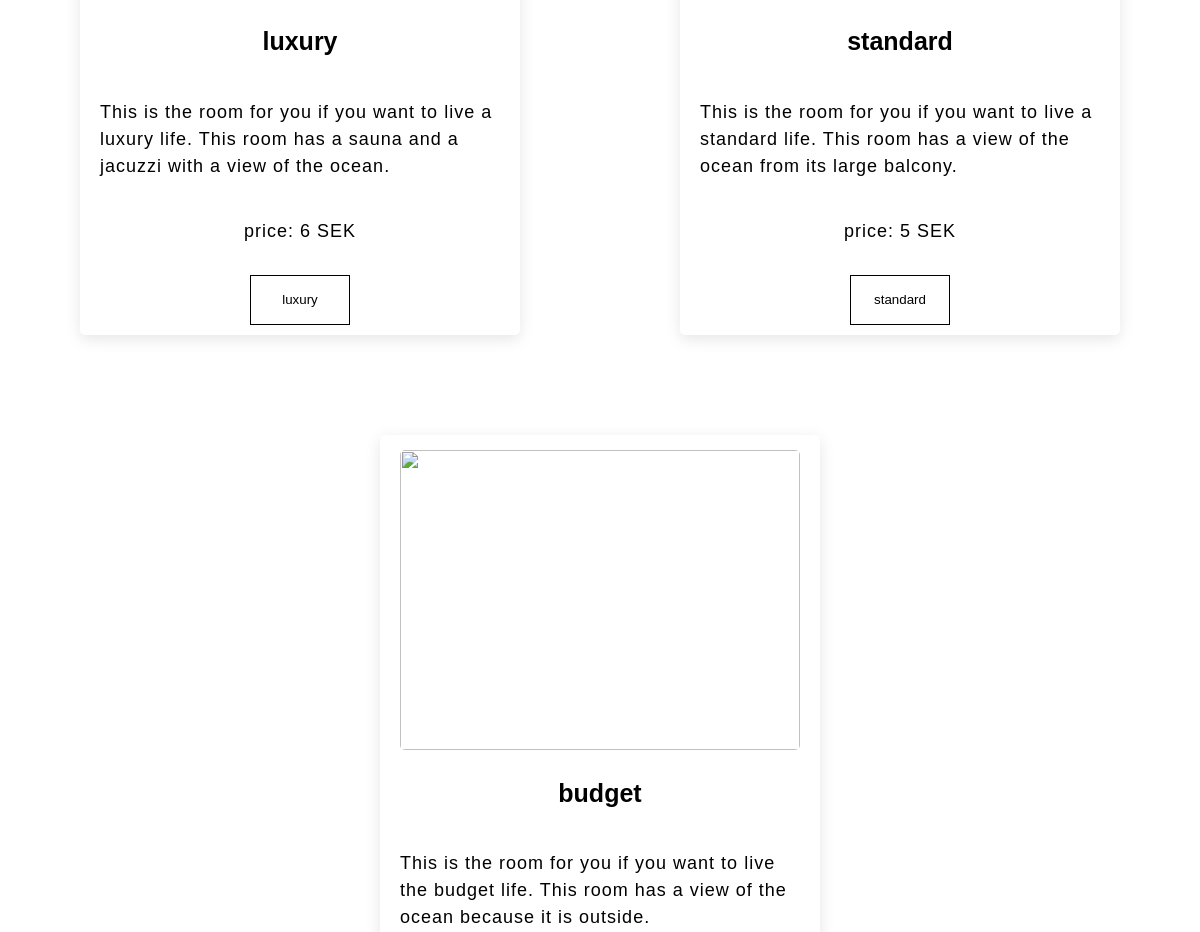
Before: / (middle part) with the older database file.
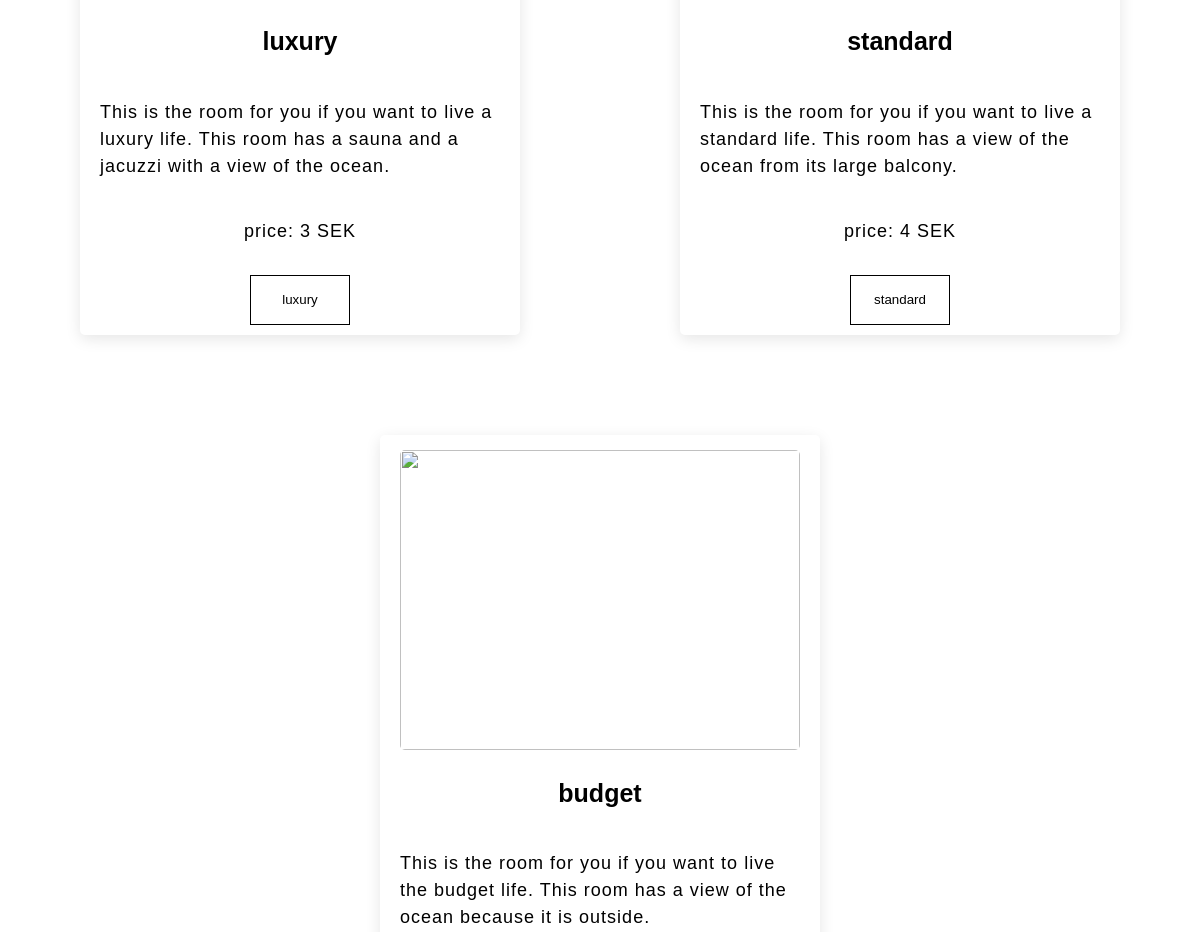
After: the same page with the newer database file.
### tables this page shows
CREATE TABLE prices (id integer primary key autoincrement, name varchar(20), price int, discount int);

### index.php (the view, shortened to what this page needs)
<?php
include_once __DIR__ . '/functions.php';
?>
<!DOCTYPE html>
<html lang="en">
<head>
  <link rel="stylesheet" href="css/index.css">
</head>
<body>
  <section class="room-select-section">
    <div class="room-select">
      <div class="room-card">
        <h3>luxury</h3>
        <p>This is the room for you if you want to live a luxury life. This room has a sauna and a jacuzzi with a view of the ocean.</p>
        <p>price: <?= $luxury_price = $db->query("SELECT price FROM prices WHERE name = 'luxury'")->fetchAll(PDO::FETCH_ASSOC)[0]['price'] ?> SEK</p>
        <a href="luxury.php">
          <button>luxury</button>
        </a>
      </div>
      <div class="room-card">
        <h3>standard</h3>
        <p>This is the room for you if you want to live a standard life. This room has a view of the ocean from its large balcony.</p>
        <p>price: <?= $standard_price = $db->query("SELECT price FROM prices WHERE name = 'standard'")->fetchAll(PDO::FETCH_ASSOC)[0]['price'] ?> SEK</p>
        <a href="standard.php">
          <button>standard</button>
        </a>
      </div>
      <div class="room-card">
        <img src="images/outside-room.jpg" alt="">
        <h3>budget</h3>
        <p>This is the room for you if you want to live the budget life. This room has a view of the ocean because it is outside.</p>
      </div>
    </div>
  </section>
</body>
</html>

### css/index.css (style rules this page uses)
html { scroll-behavior: smooth; }
body { margin: 0; padding: 0; background: #f1f1f1; cursor: default; font-family: 'neue-montreal-regular', sans-serif; }
body { margin: 0; padding: 0; background: #fff; color: #000; font-size: 16px; line-height: 1.5; font-weight: 400; overflow-x: hidden; transition: 0.8s ease; }
.room-select-section { padding: 50px 0; display: flex; justify-content: center; align-items: center; flex-direction: column; background: #fff; }
.room-select { padding: 50px 0; width: 100%; margin: auto; display: flex; flex-wrap: wrap; }
.room-select a { text-decoration: none; color: #000; cursor: none; }
.room-select button { width: 100px; height: 50px; border: none; background: #fff; color: #000; border: 1px solid #000; border-radius: 0px; margin: 10px; cursor: none; transition: 0.5s; outline: none; }
.room-card { max-width: 1200px; margin: 50px auto; display: flex; flex-direction: column; align-items: center; justify-content: center; flex-wrap: wrap; border-radius: 5px; box-shadow: 0 4px 15px rgba(0, 0, 0, 0.1); }
.room-card p { font-size: 18px; font-weight: 400; margin-bottom: 20px; width: 400px; text-align: left; letter-spacing: 1px; line-height: 1.5; padding: 0 20px; }
.room-card p:nth-of-type(2) { text-align: center; }
.room-card h3 { font-size: 25px; font-weight: 700; margin-bottom: 20px; }
.room-card img { margin-top: 15px; width: 100%; max-width: 400px; height: 300px; object-fit: cover; border-radius: 5px; }

Changed rows visible on the page:
changed prices (number 1 of 2 on the later page): price "6" → "3"
changed prices (number 2 of 2 on the later page): price "5" → "4"
